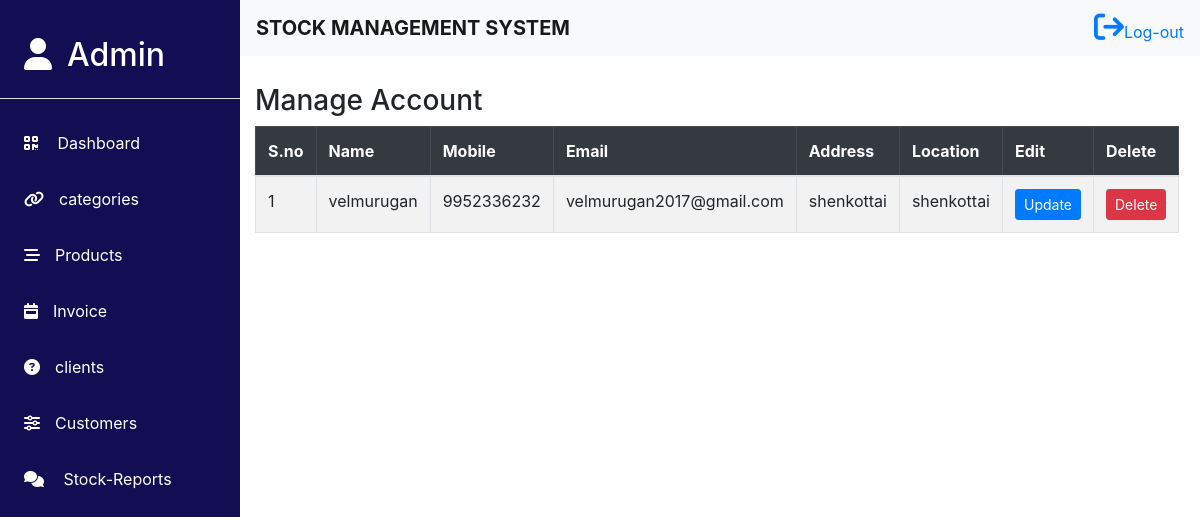
/adminmng/, run on the app's committed database.
### myapp/models.py (models this page shows)
class addAdmin(models.Model):
    name=models.CharField(max_length=20,null=False,blank=False)
    mobile=models.IntegerField(null=False,blank=False)
    email=models.EmailField()
    password=models.IntegerField(null=False,blank=False)
    re_Enter_Password=models.IntegerField(null=False,blank=False)
    confirm_Password=models.IntegerField(null=False,blank=False)
    address=models.CharField(max_length=50,null=False,blank=False)
    city=models.CharField(max_length=50,null=False,blank=False)
    district=models.CharField(max_length=50,null=False,blank=False)

### myapp/views.py (the view)
# urls.py: path('adminmng/',views.manage_Admin, name='adminmng'),
def manage_Admin(request):
  showuser=addAdmin.objects.all()
  return render(request,'adminmngac.html',{'user':showuser})

### templates/adminmngac.html
{% include 'navbar.html' %}
{% block content%}
<div class="dashboard-content ad-mng">
    <section class="add-con">
         <div class="container-fluid">
            <div class="row">
                <div class="col-11">
                    <h3>Manage Account</h3>
                    <table class="table table-bordered table-striped ">
                      <thead class="table-dark">
                        <tr>
                            <th scope="col">S.no</th>
                            <th scope="col">Name</th>
                            <th scope="col">Mobile</th>
                            <th scope="col">Email</th>
                            <th scope="col">Address</th>
                            <th scope="col">Location</th>
                            <th scope="col">Edit</th>
                            <th scope="col">Delete</th>
                        </tr>
                      </thead>
                        {% for admdata in user %}
                        <tbody>
                          <tr>
                              <td>{{forloop.counter}}</th>
                              <td>{{admdata.name}}</td>
                              <td>{{admdata.mobile}}</td>
                              <td>{{admdata.email}}</td>
                              <td>{{admdata.address}}</td>
                              <td>{{admdata.city}}</td>
                              <td>
                              <a href="{% url 'update' admdata.id %}"><button class="btn btn-primary btn-sm">Update</button></a>
                              </td>
                              <td>
                              <a href="{% url 'delete' admdata.id %}"><button class="btn btn-danger btn-sm">Delete</button></a>
                              </td>
                          </tr>
                        </tbody>
                        {% endfor %}
                      </table>
                </div>
            </div>
         </div>
    </section>
</div>
{% endblock %}

### static/css/dashboard.css (style rules this page uses)
* { margin:0; padding:0; box-sizing: border-box; }
.dashboard-content { margin-left:20%; margin-top:7%; }
.ad-mng { margin-top:7%; height:50vh; }

### data on the page
addAdmin: name "velmurugan", mobile "9952336232", email "velmurugan2017@gmail.com", address "shenkottai", city "shenkottai"
